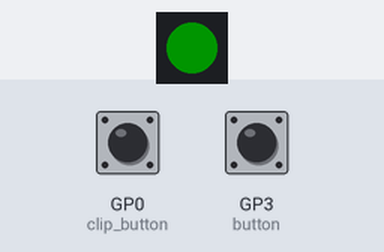
This program was run on a simulated Raspberry Pi Pico running CircuitPython. Parts: 1 RGB LEDs in strip order, left to right. Inputs (shaded band) come from the test bench; at power-on: GP0 (clip_button) HIGH, GP3 (button) HIGH. Dim RGB values are drawn brighter than linear; USB keyboard and mouse output is not drawn; files that are not in the repository are absent.

Above: at 1.6 s.
1.7 s: GP0 (clip_button) pulled LOW for 0.15 s
At 1.78 s:
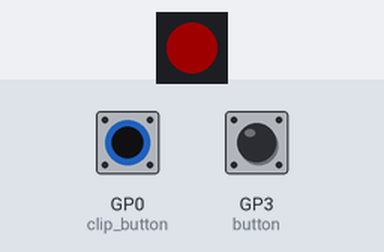
At 2.5 s:
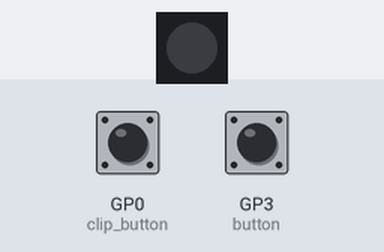
Timing chart, 0 to 10.7 s (numbered marks = the images above; inputs shaded):
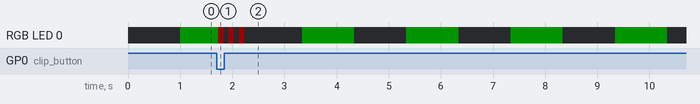

The program:

code.py
```python
# PicoKeyboard - CircuitPython version
# -------------------------------------
# Runs automatically every time the Pico is powered/plugged in.
# No IDE, compiler, or upload tool needed after the one-time setup.
#
# Hardware:
#   - Button 1 (macro button)     between GP3 and GND
#   - Button 2 (clipboard button) between GP0 and GND
#     (internal pull-ups used, no external resistors needed)
#   - Onboard WS2812 RGB LED (GP16 on the RP2040-Zero) used as a
#     status indicator: green blink = alive, red blink = error
#
# Behavior:
#   - Button 1 short press -> types a short macro string + Enter
#   - Button 1 long press  -> types a different macro string + Enter
#   - Button 2 press       -> reads /clipboard.txt from the CIRCUITPY
#                              drive and types its contents line by line
#   - LED blinks once a second while idle (alive/heartbeat)
#   - LED blinks fast a few times if clipboard.txt is missing
#
# To change what button 2 types: just edit clipboard.txt directly on
# the CIRCUITPY drive with any text editor and save. No re-flash, no
# code changes, no IDE involved.

import time
import board
import digitalio
import neopixel_write
import usb_hid

from adafruit_hid.keyboard import Keyboard
from adafruit_hid.keyboard_layout_us import KeyboardLayoutUS
from adafruit_hid.keycode import Keycode

# ---- Configuration ---------------------------------------------------

SHORT_MACRO = "Hello from Pico!"
LONG_MACRO = "This is the long-press macro."
CLIPBOARD_FILE = "/clipboard.txt"

LONGPRESS_S = 1.0     # seconds held to count as a long press
DEBOUNCE_S = 0.03      # debounce time for both buttons
LINE_PACING_S = 0.01   # small delay between typed lines (increase if
                       # the host drops/scrambles characters)

# ---- Setup -------------------------------------------------------------

kbd = Keyboard(usb_hid.devices)
layout = KeyboardLayoutUS(kbd)

button = digitalio.DigitalInOut(board.GP3)
button.direction = digitalio.Direction.INPUT
button.pull = digitalio.Pull.UP

clip_button = digitalio.DigitalInOut(board.GP0)
clip_button.direction = digitalio.Direction.INPUT
clip_button.pull = digitalio.Pull.UP

# RP2040-Zero has a single WS2812 RGB LED on GP16 (no plain LED).
# Driven with the built-in neopixel_write module, so no extra library
# is needed. Colors are kept dim on purpose - these LEDs are bright.
pixel_pin = digitalio.DigitalInOut(getattr(board, "NEOPIXEL", board.GP16))
pixel_pin.direction = digitalio.Direction.OUTPUT

GREEN = (0, 20, 0)   # heartbeat
RED = (30, 0, 0)     # error (clipboard.txt missing)
OFF = (0, 0, 0)


def set_led(color):
    r, g, b = color
    # WS2812 on the RP2040-Zero expects GRB byte order
    neopixel_write.neopixel_write(pixel_pin, bytearray([g, r, b]))


set_led(OFF)

# ---- Helpers -------------------------------------------------------------

def type_line(text):
    layout.write(text)
    kbd.press(Keycode.ENTER)
    time.sleep(0.02)
    kbd.release(Keycode.ENTER)


def type_clipboard_file():
    try:
        with open(CLIPBOARD_FILE, "r") as f:
            for line in f:
                line = line.rstrip("\r\n")
                layout.write(line)
                kbd.press(Keycode.ENTER)
                time.sleep(0.01)
                kbd.release(Keycode.ENTER)
                time.sleep(LINE_PACING_S)
    except OSError:
        # File missing - blink red fast a few times instead of typing nothing
        for _ in range(3):
            set_led(RED)
            time.sleep(0.1)
            set_led(OFF)
            time.sleep(0.1)


# ---- Main loop -------------------------------------------------------------

last_button_state = True   # True = released (pulled up)
button_pressed = False
press_start_time = 0.0
last_debounce_time = 0.0

last_clip_state = True
clip_pressed = False
last_clip_debounce_time = 0.0

last_blink = time.monotonic()
led_state = False

while True:
    now = time.monotonic()

    # Heartbeat LED
    if now - last_blink > 1.0:
        last_blink = now
        led_state = not led_state
        set_led(GREEN if led_state else OFF)

    # --- Button 1: macro button (short vs long press) ---
    reading = button.value  # True = released, False = pressed

    if reading != last_button_state:
        last_debounce_time = now

    if now - last_debounce_time > DEBOUNCE_S:
        if reading is False and not button_pressed:
            button_pressed = True
            press_start_time = now

        if reading is True and button_pressed:
            button_pressed = False
            held_for = now - press_start_time
            if held_for >= LONGPRESS_S:
                type_line(LONG_MACRO)
            else:
                type_line(SHORT_MACRO)

    last_button_state = reading

    # --- Button 2: clipboard/file button ---
    clip_reading = clip_button.value  # True = released, False = pressed

    if clip_reading != last_clip_state:
        last_clip_debounce_time = now

    if now - last_clip_debounce_time > DEBOUNCE_S:
        if clip_reading is False and not clip_pressed:
            clip_pressed = True
            type_clipboard_file()

        if clip_reading is True and clip_pressed:
            clip_pressed = False

    last_clip_state = clip_reading

    time.sleep(0.005)
```
